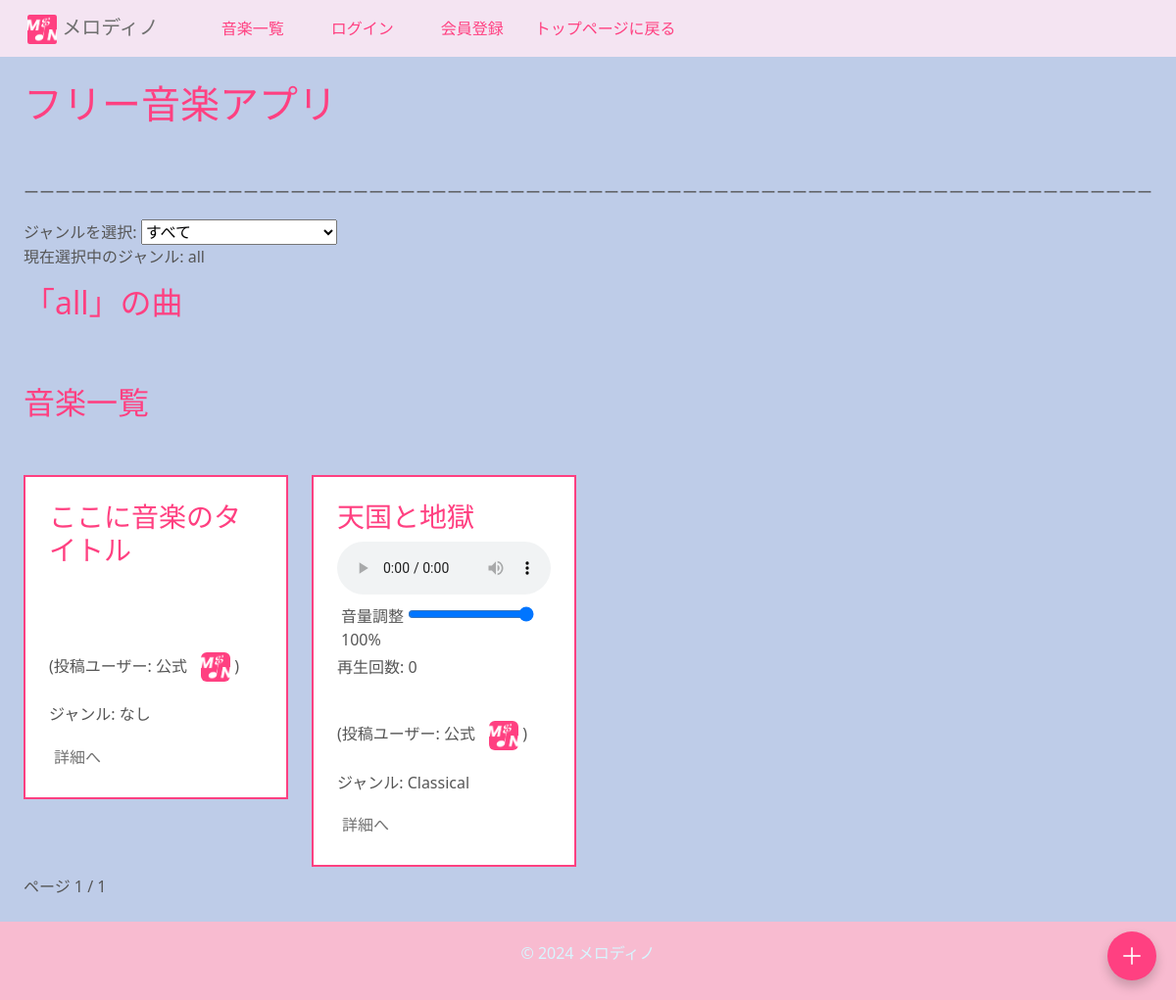
Screenshot of /ongaku/ with the database file from the repository.
### ongaku/models.py (models this page shows, shortened)
class Ongaku(models.Model):
    title = models.CharField(max_length=70)
    text = models.TextField(blank=True, default="")
    audio_file = models.FileField(upload_to='music/', null=True, blank=True)
    thumbnail = models.ImageField(null=True, blank=True)
    category = models.CharField(
        max_length=100, choices=CATEGORY, null=True, blank=True
    )
    custom_category = models.CharField(
        max_length=100,
        blank=True,
        help_text="検索時に見つかりやすくなります。"
    )
    user = models.ForeignKey(User, on_delete=models.CASCADE, related_name='songs')
    search_count = models.IntegerField(default=0)
    play_count = models.IntegerField(default=0)
    is_public = models.BooleanField(default=False)  # 公開/非公開設定
    created_at = models.DateTimeField(auto_now_add=True)  # 投稿日
    ongaku_url = models.URLField(blank=False, null=False)
    favorites = models.ManyToManyField(User, related_name='favorite_songs', blank=True)
    favorited_by = models.ManyToManyField(
        'UserProfile',  # ユーザー情報が保存されているモデル
        related_name='favorite_songs',
        blank=True
    )

class UserProfile(models.Model):
    user = models.OneToOneField(User, on_delete=models.CASCADE)
    songs = models.ManyToManyField(Ongaku)  # ユーザーが作成した曲の関連
    display_name = models.CharField(max_length=100, unique=True, blank=True, null=True)
    bio = models.TextField(blank=True, null=True)  # 自己紹介
    profile_picture = models.ImageField(upload_to='profile_pictures/', blank=True, null=True)
    youtube_url = models.URLField(blank=True, null=True)  # YouTube URL
    twitter_url = models.URLField(blank=True, null=True)  # Twitter URL

### ongaku/views.py (the view)
# urls.py: path('', views.index_view, name='index'),  # ルートURLにindex_viewを割り当て
def index_view(request):
    selected_category = request.GET.get('category', None)
    genres = dict(CATEGORY)
    if request.user.is_authenticated:
        music_queryset = Ongaku.objects.filter(is_public=True) | Ongaku.objects.filter(user=request.user)
    else:
        music_queryset = Ongaku.objects.filter(is_public=True)
    if selected_category and selected_category in genres:
        music_queryset = music_queryset.filter(category=selected_category)
    recommended = music_queryset.order_by('-play_count')[:10]
    ranking_list = music_queryset.annotate(avg_rating=Avg('review__rate')).order_by('-avg_rating')
    paginator = Paginator(ranking_list, ITEM_PER_PAGE)
    page_number = request.GET.get('page', 1)
    page_obj = paginator.page(page_number)
    return render(
        request,
        'ongaku/index.html',
        {
            'genres': CATEGORY,  # ジャンルリスト
            'selected_category': selected_category,  # 選択中のジャンル
            'music_list': music_queryset,
            'recommended': recommended,
            'ranking_list': ranking_list,
            'page_obj': page_obj,
        },
    )

### ongaku/templates/ongaku/index.html (shortened to what this page needs)
{% extends 'base.html' %}
{% block h1 %}フリー音楽アプリ{% endblock %}
{% block content %}
<h2><br></h2>
<div>
    <p class="responsive-line">ーーーーーーーーーーーーーーーーーーーーーーーーーーーーーーーーーーーーーーーーーーーーーーーーーーーーーーーーーーーーーーーーーーーーーーーーーーーーーーーーーーーーーーーーーーーーーーーーーーーーーーーーーーーーーーーーーーーーーーーーーーーーーーーーーーーーーーーーーーーーーーーーーーーーーーーー</p>
</div>
<div class="row">
    <div class="col-9">
        <form method="get" action="">
            <label for="category">ジャンルを選択:</label>
            <select name="category" id="category" size="1" onchange="this.form.submit()">
                <option value="">すべて</option>
            </select>
        </form>
        <p>現在選択中のジャンル: {% if selected_category %}{{ selected_category }}{% else %}all{% endif %}</p>
        <h2>{% if selected_category %}「{{ selected_category }}」の曲{% else %}「all」の曲{% endif %}</h2>
        <h5><br><br></h5>
        <div class="row">
            <h2>音楽一覧</h2>
            <h2><br></h2>
            {% for item in page_obj %}
                {% if item.is_public %}
                    <div class="col-md-4 col-sm-6">
                            <div class="border border_color p-4 mb-2" type="tokubetu">
                                <h3 class="song-title">{{ item.title }}</h3>
                                {% if item.audio_file %}
                                    <audio id="audioPlayer{{ item.pk }}" controls style="width: 100%; max-width: 100%;">
                                        <source src="{{ item.audio_file.url }}" type="audio/mpeg">
                                    </audio>
                                    <div class="p-1">
                                        <label for="volumeControl{{ item.pk }}">音量調整</label>
                                        <input type="range" id="volumeControl{{ item.pk }}" min="0" max="1" step="0.01" value="1" oninput="setVolume(this.value, {{ item.pk }})">
                                        <span id="volumeValue{{ item.pk }}">100%</span>
                                    </div>
                                {% else %}
                                    {% if item.user == request.user %}
                                        <p>音声ファイルがありません。</p>
                                    {% endif %}
                                {% endif %}
                                {% if item.audio_file %}
                                    <div>
                                        <p id="playCount{{ item.pk }}">再生回数: {{ item.play_count }}</p>
                                        <h6><br></h6>
                                    </div>
                                {% else %}
                                <h5><br><br><br></h5>
                                {% endif %}
                                <span>
                                    (投稿ユーザー:
                                    {% if item.user.userprofile.display_name == None %}
                                        {{ item.user.userprofile.display_name|default:"匿名" }}{{ user.id }}
                                    {% else %}
                                        {{ item.user.userprofile.display_name|default:"匿名" }}
                                    {% endif %}
                                    {% if item.user.userprofile.profile_picture %}
                                        <img src="{{ item.user.userprofile.profile_picture.url }}" alt="プロフィール画像" class="profile-picture">
                                    {% endif %})
                                </span>
                                <h6 class="card-title mt-4">ジャンル: {{ item.category|default:"なし" }}</h6>
                                <div class="mt-3">
                                    <a href="{% url 'detail-ongaku' item.pk %}" class="btn feature p-1">詳細へ</a>
                                </div>
                            </div>
                    </div>
                {% endif %}
            {% endfor %}
        </div>
        <div class="pagination">
            <span class="current">
                ページ {{ page_obj.number }} / {{ page_obj.paginator.num_pages }}
            </span>
        </div>
    </div>
</div>
{% endblock %}

### ongaku/static/ongaku/css/style.css (style rules this page uses)
a { text-decoration: none; }

### templates/base.html (style rules this page uses)
body { background-color: #becce8; color: #565656; transition: background-color 0.5s, color 0.5s; }
a { color: rgb(112, 112, 112) !important; }
h1, h2, h3, h4, .h5 { color: #ff4081; }
div[type="tokubetu"] { border-color: #ff4081; border: 2px solid #ff4081 !important; background-color: #ffff; }

### ongaku/templates/ongaku/index.html (style rules this page uses)
.responsive-line { width: 100%; white-space: nowrap; overflow: hidden; }
.profile-picture { width: 30px; height: 30px; margin-left: 10px; border-radius: 20%; }
@media (min-width: 1011px) { #category { width: 200px; box-sizing: border-box; overflow-y: auto; } }

### rows the page displays
Ongaku: title "ここに音楽のタイトル", user.userprofile.display_name "公式", user.userprofile.profile_picture (picture), category "なし"
Ongaku: title "天国と地獄", play_count "0", user.userprofile.display_name "公式", user.userprofile.profile_picture (picture), category "Classical"

### other values shown
{{ page_obj.number }} "1"
{{ page_obj.paginator.num_pages }} "1"
